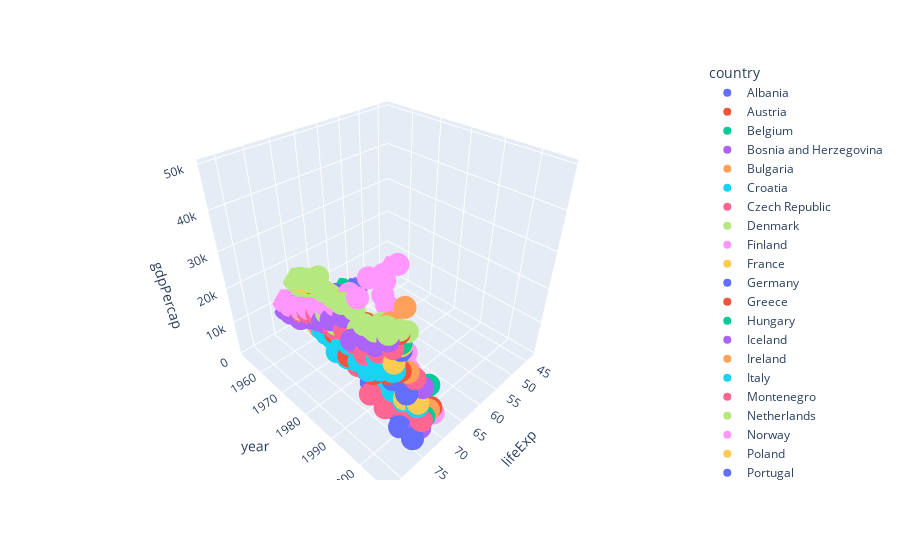

Notebook source saved alongside this figure:
### Markdown cell above
# 3D Scatterplot

### Code cell
euro_countries = df[df['continent'] == "Europe"]

fig = px.scatter_3d(euro_countries, x='lifeExp', y='year', z='gdpPercap', color='country')
fig.show()

### Figure 1 — Plotly figure (JSON) as saved in the notebook; plotly's stock layout.template omitted (floating-point values rounded to 4 significant figures)
{"data": [{"hovertemplate": "country=Albania<br>lifeExp=%{x}<br>year=%{y}<br>gdpPercap=%{z}<extra></extra>", "legendgroup": "Albania", "marker": {"color": "#636efa", "symbol": "circle"}, "mode": "markers", "name": "Albania", "scene": "scene", "showlegend": true, "type": "scatter3d", "x": [55.23, 59.28, 64.82, 66.22, 67.69, 68.93, 70.42, 72, 71.58, 72.95, 75.65, 76.42], "y": [1952, 1957, 1962, 1967, 1972, 1977, 1982, 1987, 1992, 1997, 2002, 2007], "z": [1601.0, 1942.0, 2313.0, 2760.0, 3313.0, 3533.0, 3631.0, 3739.0, 2497.0, 3193.0, 4604.0, 5937.0]}, {"hovertemplate": "country=Austria<br>lifeExp=%{x}<br>year=%{y}<br>gdpPercap=%{z}<extra></extra>", "legendgroup": "Austria", "marker": {"color": "#EF553B", "symbol": "circle"}, "mode": "markers", "name": "Austria", "scene": "scene", "showlegend": true, "type": "scatter3d", "x": [66.8, 67.48, 69.54, 70.14, 70.63, 72.17, 73.18, 74.94, 76.04, 77.51, 78.98, 79.83], "y": [1952, 1957, 1962, 1967, 1972, 1977, 1982, 1987, 1992, 1997, 2002, 2007], "z": [6137.0, 8843.0, 10750.0, 12830.0, 16660.0, 19750.0, 21600.0, 23690.0, 27040.0, 29100.0, 32420.0, 36130.0]}, {"hovertemplate": "country=Belgium<br>lifeExp=%{x}<br>year=%{y}<br>gdpPercap=%{z}<extra></extra>", "legendgroup": "Belgium", "marker": {"color": "#00cc96", "symbol": "circle"}, "mode": "markers", "name": "Belgium", "scene": "scene", "showlegend": true, "type": "scatter3d", "x": [68, 69.24, 70.25, 70.94, 71.44, 72.8, 73.93, 75.35, 76.46, 77.53, 78.32, 79.44], "y": [1952, 1957, 1962, 1967, 1972, 1977, 1982, 1987, 1992, 1997, 2002, 2007], "z": [8343.0, 9715.0, 10990.0, 13150.0, 16670.0, 19120.0, 20980.0, 22530.0, 25580.0, 27560.0, 30490.0, 33690.0]}, {"hovertemplate": "country=Bosnia and Herzegovina<br>lifeExp=%{x}<br>year=%{y}<br>gdpPercap=%{z}<extra></extra>", "legendgroup": "Bosnia and Herzegovina", "marker": {"color": "#ab63fa", "symbol": "circle"}, "mode": "markers", "name": "Bosnia and Herzegovina", "scene": "scene", "showlegend": true, "type": "scatter3d", "x": [53.82, 58.45, 61.93, 64.79, 67.45, 69.86, 70.69, 71.14, 72.18, 73.24, 74.09, 74.85], "y": [1952, 1957, 1962, 1967, 1972, 1977, 1982, 1987, 1992, 1997, 2002, 2007], "z": [973.5, 1354.0, 1710.0, 2172.0, 2860.0, 3528.0, 4127.0, 4314.0, 2547.0, 4766.0, 6019.0, 7446.0]}, {"hovertemplate": "country=Bulgaria<br>lifeExp=%{x}<br>year=%{y}<br>gdpPercap=%{z}<extra></extra>", "legendgroup": "Bulgaria", "marker": {"color": "#FFA15A", "symbol": "circle"}, "mode": "markers", "name": "Bulgaria", "scene": "scene", "showlegend": true, "type": "scatter3d", "x": [59.6, 66.61, 69.51, 70.42, 70.9, 70.81, 71.08, 71.34, 71.19, 70.32, 72.14, 73.0], "y": [1952, 1957, 1962, 1967, 1972, 1977, 1982, 1987, 1992, 1997, 2002, 2007], "z": [2444.0, 3009.0, 4254.0, 5577.0, 6597.0, 7612.0, 8224.0, 8240.0, 6303.0, 5970.0, 7697.0, 10680.0]}, {"hovertemplate": "country=Croatia<br>lifeExp=%{x}<br>year=%{y}<br>gdpPercap=%{z}<extra></extra>", "legendgroup": "Croatia", "marker": {"color": "#19d3f3", "symbol": "circle"}, "mode": "markers", "name": "Croatia", "scene": "scene", "showlegend": true, "type": "scatter3d", "x": [61.21, 64.77, 67.13, 68.5, 69.61, 70.64, 70.46, 71.52, 72.53, 73.68, 74.88, 75.75], "y": [1952, 1957, 1962, 1967, 1972, 1977, 1982, 1987, 1992, 1997, 2002, 2007], "z": [3119.0, 4338.0, 5478.0, 6960.0, 9164.0, 11310.0, 13220.0, 13820.0, 8448.0, 9876.0, 11630.0, 14620.0]}, {"hovertemplate": "country=Czech Republic<br>lifeExp=%{x}<br>year=%{y}<br>gdpPercap=%{z}<extra></extra>", "legendgroup": "Czech Republic", "marker": {"color": "#FF6692", "symbol": "circle"}, "mode": "markers", "name": "Czech Republic", "scene": "scene", "showlegend": true, "type": "scatter3d", "x": [66.87, 69.03, 69.9, 70.38, 70.29, 70.71, 70.96, 71.58, 72.4, 74.01, 75.51, 76.49], "y": [1952, 1957, 1962, 1967, 1972, 1977, 1982, 1987, 1992, 1997, 2002, 2007], "z": [6876.0, 8256.0, 10140.0, 11400.0, 13110.0, 14800.0, 15380.0, 16310.0, 14300.0, 16050.0, 17600.0, 22830.0]}, {"hovertemplate": "country=Denmark<br>lifeExp=%{x}<br>year=%{y}<br>gdpPercap=%{z}<extra></extra>", "legendgroup": "Denmark", "marker": {"color": "#B6E880", "symbol": "circle"}, "mode": "markers", "name": "Denmark", "scene": "scene", "showlegend": true, "type": "scatter3d", "x": [70.78, 71.81, 72.35, 72.96, 73.47, 74.69, 74.63, 74.8, 75.33, 76.11, 77.18, 78.33], "y": [1952, 1957, 1962, 1967, 1972, 1977, 1982, 1987, 1992, 1997, 2002, 2007], "z": [9692.0, 11100.0, 13580.0, 15940.0, 18870.0, 20420.0, 21690.0, 25120.0, 26410.0, 29800.0, 32170.0, 35280.0]}, {"hovertemplate": "country=Finland<br>lifeExp=%{x}<br>year=%{y}<br>gdpPercap=%{z}<extra></extra>", "legendgroup": "Finland", "marker": {"color": "#FF97FF", "symbol": "circle"}, "mode": "markers", "name": "Finland", "scene": "scene", "showlegend": true, "type": "scatter3d", "x": [66.55, 67.49, 68.75, 69.83, 70.87, 72.52, 74.55, 74.83, 75.7, 77.13, 78.37, 79.31], "y": [1952, 1957, 1962, 1967, 1972, 1977, 1982, 1987, 1992, 1997, 2002, 2007], "z": [6425.0, 7545.0, 9372.0, 10920.0, 14360.0, 15610.0, 18530.0, 21140.0, 20650.0, 23720.0, 28200.0, 33210.0]}, {"hovertemplate": "country=France<br>lifeExp=%{x}<br>year=%{y}<br>gdpPercap=%{z}<extra></extra>", "legendgroup": "France", "marker": {"color": "#FECB52", "symbol": "circle"}, "mode": "markers", "name": "France", "scene": "scene", "showlegend": true, "type": "scatter3d", "x": [67.41, 68.93, 70.51, 71.55, 72.38, 73.83, 74.89, 76.34, 77.46, 78.64, 79.59, 80.66], "y": [1952, 1957, 1962, 1967, 1972, 1977, 1982, 1987, 1992, 1997, 2002, 2007], "z": [7030.0, 8663.0, 10560.0, 13000.0, 16110.0, 18290.0, 20290.0, 22070.0, 24700.0, 25890.0, 28930.0, 30470.0]}, {"hovertemplate": "country=Germany<br>lifeExp=%{x}<br>year=%{y}<br>gdpPercap=%{z}<extra></extra>", "legendgroup": "Germany", "marker": {"color": "#636efa", "symbol": "circle"}, "mode": "markers", "name": "Germany", "scene": "scene", "showlegend": true, "type": "scatter3d", "x": [67.5, 69.1, 70.3, 70.8, 71, 72.5, 73.8, 74.85, 76.07, 77.34, 78.67, 79.41], "y": [1952, 1957, 1962, 1967, 1972, 1977, 1982, 1987, 1992, 1997, 2002, 2007], "z": [7144.0, 10190.0, 12900.0, 14750.0, 18020.0, 20510.0, 22030.0, 24640.0, 26510.0, 27790.0, 30040.0, 32170.0]}, {"hovertemplate": "country=Greece<br>lifeExp=%{x}<br>year=%{y}<br>gdpPercap=%{z}<extra></extra>", "legendgroup": "Greece", "marker": {"color": "#EF553B", "symbol": "circle"}, "mode": "markers", "name": "Greece", "scene": "scene", "showlegend": true, "type": "scatter3d", "x": [65.86, 67.86, 69.51, 71, 72.34, 73.68, 75.24, 76.67, 77.03, 77.87, 78.26, 79.48], "y": [1952, 1957, 1962, 1967, 1972, 1977, 1982, 1987, 1992, 1997, 2002, 2007], "z": [3531.0, 4916.0, 6017.0, 8513.0, 12720.0, 14200.0, 15270.0, 16120.0, 17540.0, 18750.0, 22510.0, 27540.0]}, {"hovertemplate": "country=Hungary<br>lifeExp=%{x}<br>year=%{y}<br>gdpPercap=%{z}<extra></extra>", "legendgroup": "Hungary", "marker": {"color": "#00cc96", "symbol": "circle"}, "mode": "markers", "name": "Hungary", "scene": "scene", "showlegend": true, "type": "scatter3d", "x": [64.03, 66.41, 67.96, 69.5, 69.76, 69.95, 69.39, 69.58, 69.17, 71.04, 72.59, 73.34], "y": [1952, 1957, 1962, 1967, 1972, 1977, 1982, 1987, 1992, 1997, 2002, 2007], "z": [5264.0, 6040.0, 7550.0, 9327.0, 10170.0, 11670.0, 12550.0, 12990.0, 10540.0, 11710.0, 14840.0, 18010.0]}, {"hovertemplate": "country=Iceland<br>lifeExp=%{x}<br>year=%{y}<br>gdpPercap=%{z}<extra></extra>", "legendgroup": "Iceland", "marker": {"color": "#ab63fa", "symbol": "circle"}, "mode": "markers", "name": "Iceland", "scene": "scene", "showlegend": true, "type": "scatter3d", "x": [72.49, 73.47, 73.68, 73.73, 74.46, 76.11, 76.99, 77.23, 78.77, 78.95, 80.5, 81.76], "y": [1952, 1957, 1962, 1967, 1972, 1977, 1982, 1987, 1992, 1997, 2002, 2007], "z": [7268.0, 9244.0, 10350.0, 13320.0, 15800.0, 19650.0, 23270.0, 26920.0, 25140.0, 28060.0, 31160.0, 36180.0]}, {"hovertemplate": "country=Ireland<br>lifeExp=%{x}<br>year=%{y}<br>gdpPercap=%{z}<extra></extra>", "legendgroup": "Ireland", "marker": {"color": "#FFA15A", "symbol": "circle"}, "mode": "markers", "name": "Ireland", "scene": "scene", "showlegend": true, "type": "scatter3d", "x": [66.91, 68.9, 70.29, 71.08, 71.28, 72.03, 73.1, 74.36, 75.47, 76.12, 77.78, 78.89], "y": [1952, 1957, 1962, 1967, 1972, 1977, 1982, 1987, 1992, 1997, 2002, 2007], "z": [5210.0, 5599.0, 6632.0, 7656.0, 9531.0, 11150.0, 12620.0, 13870.0, 17560.0, 24520.0, 34080.0, 40680.0]}, {"hovertemplate": "country=Italy<br>lifeExp=%{x}<br>year=%{y}<br>gdpPercap=%{z}<extra></extra>", "legendgroup": "Italy", "marker": {"color": "#19d3f3", "symbol": "circle"}, "mode": "markers", "name": "Italy", "scene": "scene", "showlegend": true, "type": "scatter3d", "x": [65.94, 67.81, 69.24, 71.06, 72.19, 73.48, 74.98, 76.42, 77.44, 78.82, 80.24, 80.55], "y": [1952, 1957, 1962, 1967, 1972, 1977, 1982, 1987, 1992, 1997, 2002, 2007], "z": [4931.0, 6249.0, 8244.0, 10020.0, 12270.0, 14260.0, 16540.0, 19210.0, 22010.0, 24680.0, 27970.0, 28570.0]}, {"hovertemplate": "country=Montenegro<br>lifeExp=%{x}<br>year=%{y}<br>gdpPercap=%{z}<extra></extra>", "legendgroup": "Montenegro", "marker": {"color": "#FF6692", "symbol": "circle"}, "mode": "markers", "name": "Montenegro", "scene": "scene", "showlegend": true, "type": "scatter3d", "x": [59.16, 61.45, 63.73, 67.18, 70.64, 73.07, 74.1, 74.86, 75.44, 75.44, 73.98, 74.54], "y": [1952, 1957, 1962, 1967, 1972, 1977, 1982, 1987, 1992, 1997, 2002, 2007], "z": [2648.0, 3682.0, 4650.0, 5908.0, 7778.0, 9596.0, 11220.0, 11730.0, 7003.0, 6466.0, 6557.0, 9254.0]}, {"hovertemplate": "country=Netherlands<br>lifeExp=%{x}<br>year=%{y}<br>gdpPercap=%{z}<extra></extra>", "legendgroup": "Netherlands", "marker": {"color": "#B6E880", "symbol": "circle"}, "mode": "markers", "name": "Netherlands", "scene": "scene", "showlegend": true, "type": "scatter3d", "x": [72.13, 72.99, 73.23, 73.82, 73.75, 75.24, 76.05, 76.83, 77.42, 78.03, 78.53, 79.76], "y": [1952, 1957, 1962, 1967, 1972, 1977, 1982, 1987, 1992, 1997, 2002, 2007], "z": [8942.0, 11280.0, 12790.0, 15360.0, 18790.0, 21210.0, 21400.0, 23650.0, 26790.0, 30250.0, 33720.0, 36800.0]}, {"hovertemplate": "country=Norway<br>lifeExp=%{x}<br>year=%{y}<br>gdpPercap=%{z}<extra></extra>", "legendgroup": "Norway", "marker": {"color": "#FF97FF", "symbol": "circle"}, "mode": "markers", "name": "Norway", "scene": "scene", "showlegend": true, "type": "scatter3d", "x": [72.67, 73.44, 73.47, 74.08, 74.34, 75.37, 75.97, 75.89, 77.32, 78.32, 79.05, 80.2], "y": [1952, 1957, 1962, 1967, 1972, 1977, 1982, 1987, 1992, 1997, 2002, 2007], "z": [10100.0, 11650.0, 13450.0, 16360.0, 18970.0, 23310.0, 26300.0, 31540.0, 33970.0, 41280.0, 44680.0, 49360.0]}, {"hovertemplate": "country=Poland<br>lifeExp=%{x}<br>year=%{y}<br>gdpPercap=%{z}<extra></extra>", "legendgroup": "Poland", "marker": {"color": "#FECB52", "symbol": "circle"}, "mode": "markers", "name": "Poland", "scene": "scene", "showlegend": true, "type": "scatter3d", "x": [61.31, 65.77, 67.64, 69.61, 70.85, 70.67, 71.32, 70.98, 70.99, 72.75, 74.67, 75.56], "y": [1952, 1957, 1962, 1967, 1972, 1977, 1982, 1987, 1992, 1997, 2002, 2007], "z": [4029.0, 4734.0, 5339.0, 6557.0, 8007.0, 9508.0, 8452.0, 9082.0, 7739.0, 10160.0, 12000.0, 15390.0]}, {"hovertemplate": "country=Portugal<br>lifeExp=%{x}<br>year=%{y}<br>gdpPercap=%{z}<extra></extra>", "legendgroup": "Portugal", "marker": {"color": "#636efa", "symbol": "circle"}, "mode": "markers", "name": "Portugal", "scene": "scene", "showlegend": true, "type": "scatter3d", "x": [59.82, 61.51, 64.39, 66.6, 69.26, 70.41, 72.77, 74.06, 74.86, 75.97, 77.29, 78.1], "y": [1952, 1957, 1962, 1967, 1972, 1977, 1982, 1987, 1992, 1997, 2002, 2007], "z": [3068.0, 3775.0, 4728.0, 6362.0, 9022.0, 10170.0, 11750.0, 13040.0, 16210.0, 17640.0, 19970.0, 20510.0]}, {"hovertemplate": "country=Romania<br>lifeExp=%{x}<br>year=%{y}<br>gdpPercap=%{z}<extra></extra>", "legendgroup": "Romania", "marker": {"color": "#EF553B", "symbol": "circle"}, "mode": "markers", "name": "Romania", "scene": "scene", "showlegend": true, "type": "scatter3d", "x": [61.05, 64.1, 66.8, 66.8, 69.21, 69.46, 69.66, 69.53, 69.36, 69.72, 71.32, 72.48], "y": [1952, 1957, 1962, 1967, 1972, 1977, 1982, 1987, 1992, 1997, 2002, 2007], "z": [3145.0, 3943.0, 4735.0, 6471.0, 8011.0, 9356.0, 9605.0, 9696.0, 6598.0, 7347.0, 7885.0, 10810.0]}, {"hovertemplate": "country=Serbia<br>lifeExp=%{x}<br>year=%{y}<br>gdpPercap=%{z}<extra></extra>", "legendgroup": "Serbia", "marker": {"color": "#00cc96", "symbol": "circle"}, "mode": "markers", "name": "Serbia", "scene": "scene", "showlegend": true, "type": "scatter3d", "x": [58.0, 61.69, 64.53, 66.91, 68.7, 70.3, 70.16, 71.22, 71.66, 72.23, 73.21, 74.0], "y": [1952, 1957, 1962, 1967, 1972, 1977, 1982, 1987, 1992, 1997, 2002, 2007], "z": [3581.0, 4981.0, 6290.0, 7992.0, 10520.0, 12980.0, 15180.0, 15870.0, 9325.0, 7914.0, 7236.0, 9787.0]}, {"hovertemplate": "country=Slovak Republic<br>lifeExp=%{x}<br>year=%{y}<br>gdpPercap=%{z}<extra></extra>", "legendgroup": "Slovak Republic", "marker": {"color": "#ab63fa", "symbol": "circle"}, "mode": "markers", "name": "Slovak Republic", "scene": "scene", "showlegend": true, "type": "scatter3d", "x": [64.36, 67.45, 70.33, 70.98, 70.35, 70.45, 70.8, 71.08, 71.38, 72.71, 73.8, 74.66], "y": [1952, 1957, 1962, 1967, 1972, 1977, 1982, 1987, 1992, 1997, 2002, 2007], "z": [5075.0, 6093.0, 7481.0, 8413.0, 9674.0, 10920.0, 11350.0, 12040.0, 9498.0, 12130.0, 13640.0, 18680.0]}, {"hovertemplate": "country=Slovenia<br>lifeExp=%{x}<br>year=%{y}<br>gdpPercap=%{z}<extra></extra>", "legendgroup": "Slovenia", "marker": {"color": "#FFA15A", "symbol": "circle"}, "mode": "markers", "name": "Slovenia", "scene": "scene", "showlegend": true, "type": "scatter3d", "x": [65.57, 67.85, 69.15, 69.18, 69.82, 70.97, 71.06, 72.25, 73.64, 75.13, 76.66, 77.93], "y": [1952, 1957, 1962, 1967, 1972, 1977, 1982, 1987, 1992, 1997, 2002, 2007], "z": [4215.0, 5862.0, 7402.0, 9405.0, 12380.0, 15280.0, 17870.0, 18680.0, 14210.0, 17160.0, 20660.0, 25770.0]}, {"hovertemplate": "country=Spain<br>lifeExp=%{x}<br>year=%{y}<br>gdpPercap=%{z}<extra></extra>", "legendgroup": "Spain", "marker": {"color": "#19d3f3", "symbol": "circle"}, "mode": "markers", "name": "Spain", "scene": "scene", "showlegend": true, "type": "scatter3d", "x": [64.94, 66.66, 69.69, 71.44, 73.06, 74.39, 76.3, 76.9, 77.57, 78.77, 79.78, 80.94], "y": [1952, 1957, 1962, 1967, 1972, 1977, 1982, 1987, 1992, 1997, 2002, 2007], "z": [3834.0, 4565.0, 5694.0, 7994.0, 10640.0, 13240.0, 13930.0, 15760.0, 18600.0, 20450.0, 24840.0, 28820.0]}, {"hovertemplate": "country=Sweden<br>lifeExp=%{x}<br>year=%{y}<br>gdpPercap=%{z}<extra></extra>", "legendgroup": "Sweden", "marker": {"color": "#FF6692", "symbol": "circle"}, "mode": "markers", "name": "Sweden", "scene": "scene", "showlegend": true, "type": "scatter3d", "x": [71.86, 72.49, 73.37, 74.16, 74.72, 75.44, 76.42, 77.19, 78.16, 79.39, 80.04, 80.88], "y": [1952, 1957, 1962, 1967, 1972, 1977, 1982, 1987, 1992, 1997, 2002, 2007], "z": [8528.0, 9912.0, 12330.0, 15260.0, 17830.0, 18860.0, 20670.0, 23590.0, 23880.0, 25270.0, 29340.0, 33860.0]}, {"hovertemplate": "country=Switzerland<br>lifeExp=%{x}<br>year=%{y}<br>gdpPercap=%{z}<extra></extra>", "legendgroup": "Switzerland", "marker": {"color": "#B6E880", "symbol": "circle"}, "mode": "markers", "name": "Switzerland", "scene": "scene", "showlegend": true, "type": "scatter3d", "x": [69.62, 70.56, 71.32, 72.77, 73.78, 75.39, 76.21, 77.41, 78.03, 79.37, 80.62, 81.7], "y": [1952, 1957, 1962, 1967, 1972, 1977, 1982, 1987, 1992, 1997, 2002, 2007], "z": [14730.0, 17910.0, 20430.0, 22970.0, 27200.0, 26980.0, 28400.0, 30280.0, 31870.0, 32140.0, 34480.0, 37510.0]}, {"hovertemplate": "country=Turkey<br>lifeExp=%{x}<br>year=%{y}<br>gdpPercap=%{z}<extra></extra>", "legendgroup": "Turkey", "marker": {"color": "#FF97FF", "symbol": "circle"}, "mode": "markers", "name": "Turkey", "scene": "scene", "showlegend": true, "type": "scatter3d", "x": [43.59, 48.08, 52.1, 54.34, 57.01, 59.51, 61.04, 63.11, 66.15, 68.83, 70.84, 71.78], "y": [1952, 1957, 1962, 1967, 1972, 1977, 1982, 1987, 1992, 1997, 2002, 2007], "z": [1969.0, 2219.0, 2323.0, 2826.0, 3451.0, 4269.0, 4241.0, 5089.0, 5678.0, 6601.0, 6508.0, 8458.0]}, {"hovertemplate": "country=United Kingdom<br>lifeExp=%{x}<br>year=%{y}<br>gdpPercap=%{z}<extra></extra>", "legendgroup": "United Kingdom", "marker": {"color": "#FECB52", "symbol": "circle"}, "mode": "markers", "name": "United Kingdom", "scene": "scene", "showlegend": true, "type": "scatter3d", "x": [69.18, 70.42, 70.76, 71.36, 72.01, 72.76, 74.04, 75.01, 76.42, 77.22, 78.47, 79.42], "y": [1952, 1957, 1962, 1967, 1972, 1977, 1982, 1987, 1992, 1997, 2002, 2007], "z": [9980.0, 11280.0, 12480.0, 14140.0, 15900.0, 17430.0, 18230.0, 21660.0, 22710.0, 26070.0, 29480.0, 33200.0]}], "layout": {"legend": {"title": {"text": "country"}, "tracegroupgap": 0}, "margin": {"t": 60}, "scene": {"domain": {"x": [0, 1], "y": [0, 1]}, "xaxis": {"title": {"text": "lifeExp"}}, "yaxis": {"title": {"text": "year"}}, "zaxis": {"title": {"text": "gdpPercap"}}}}}
